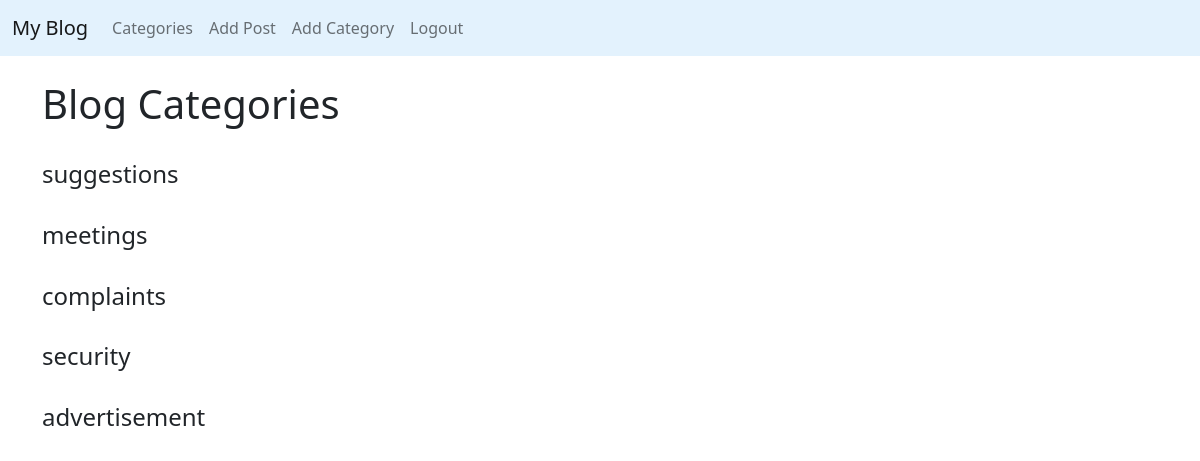
/category-list/ (signed in), run on the app's committed database.
### myblog/models.py (models this page shows, shortened)
class Category(models.Model):
  name = models.CharField(max_length=255)
  def __str__(self):
    return self.name

### myblog/views.py (the view)
# urls.py: path('category-list/', CategoryListView, name ='category-list'),
def CategoryListView(request):
  cat_menu_list = Category.objects.all()
  return render(request, 'category_list.html', {'cat_menu_list':cat_menu_list})

### myblog/templates/category_list.html
{%extends 'base.html'%}
{%block content%}
  <h1>Blog Categories</h1>
  <br />
    {% for item in cat_menu_list %}
      <h4><a class="dropdown-item" href="{% url 'category' item|slugify %}"></li>{{ item }}</a></h4>
      <br />
    {%endfor%}
{%endblock%}

### data on the page
Category: name "suggestions"
Category: name "meetings"
Category: name "complaints"
Category: name "security"
Category: name "advertisement"
